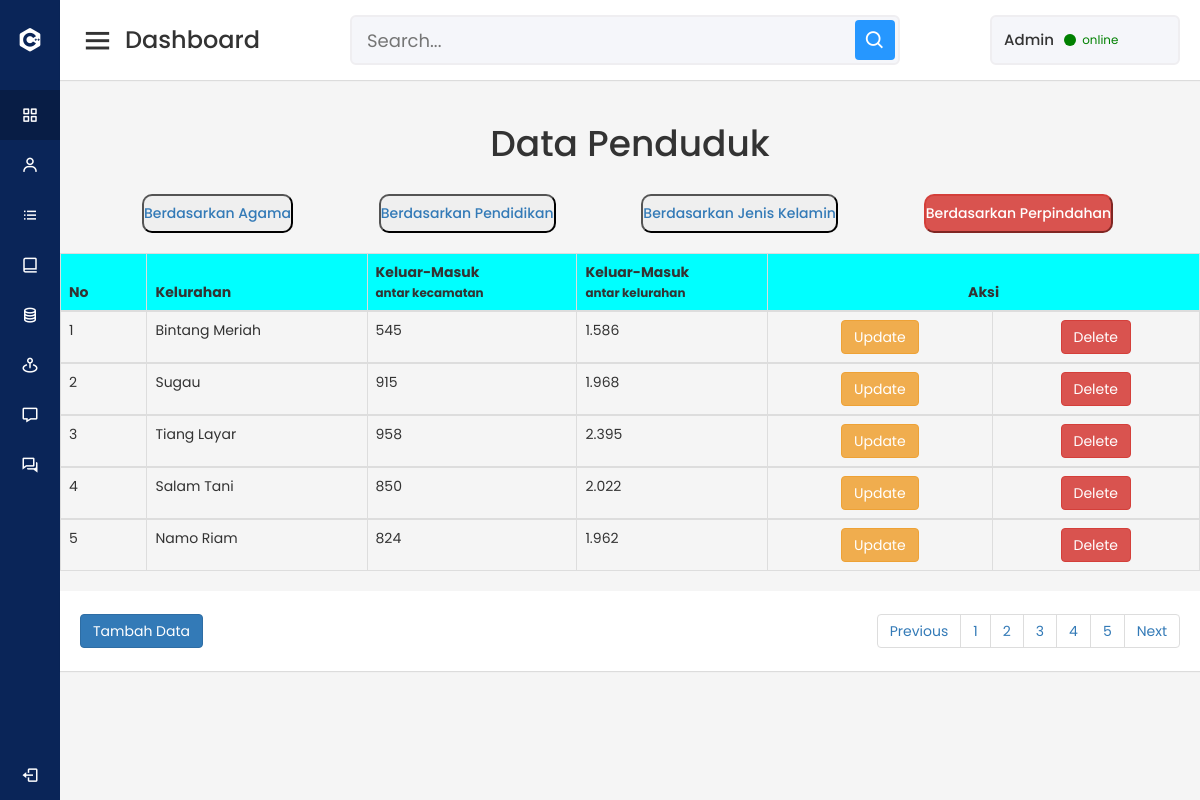
The page /Admin/menu/berd_perpindahan.php on the database its author committed.
### tables this page shows
CREATE TABLE IF NOT EXISTS `tbl_penduduk` (
`id_pddk` int(11) NOT NULL,
  `kelurahan` varchar(30) NOT NULL,
  `islam` varchar(25) NOT NULL,
  `kristen` varchar(25) NOT NULL,
  `khatolik` varchar(25) NOT NULL,
  `hindu` varchar(25) NOT NULL,
  `budha` varchar(25) NOT NULL,
  `konghuchu` varchar(25) NOT NULL,
  `laki_laki` varchar(25) NOT NULL,
  `perempuan` varchar(25) NOT NULL,
  `antar_kel` varchar(25) NOT NULL,
  `antar_kec` varchar(25) NOT NULL,
  `blm_sekolah` varchar(25) NOT NULL,
  `tk_paud` varchar(25) NOT NULL,
  `SD` varchar(25) NOT NULL,
  `SMP` varchar(25) NOT NULL,
  `SMA` varchar(25) NOT NULL,
  `diploma` varchar(25) NOT NULL,
  `sarjana` varchar(25) NOT NULL
);

### Admin/menu/berd_perpindahan.php (the view, shortened to what this page needs)
<?php
include "koneksi.php";
 ?>
<!DOCTYPE html>
<html lang="en" dir="ltr">
  <head>
    <link rel="stylesheet" href="../bootstrap/css/bootstrap.min.css">
    <link rel="stylesheet" href="../style.css">
    <link href='https://unpkg.com/boxicons@2.0.7/css/boxicons.min.css' rel='stylesheet'>
   </head>
<body>
<?php include "menu.php"; ?>
<section class="home-section">
<?php include "header.php"; ?>
  <div class="home-content">
    <center><h1>Data Penduduk</h1></center>
    <br>
    <a href="penduduk.php"><button style="margin-left: 82px; border-radius: 10px;">
    <h5>Berdasarkan Agama</h5></button></a>
    <a href="berd_pendidikan.php"><button style="margin-left: 82px; border-radius: 10px;">
    <h5>Berdasarkan Pendidikan</h5></button></a>
    <a href="berd_jk.php"><button style="margin-left: 82px; border-radius: 10px;" >
    <h5>Berdasarkan Jenis Kelamin</h5></button></a>
    <a href="berd_perpindahan.php"><button style="margin-left: 82px; border-radius: 10px;" class="btn-danger">
    <h5>Berdasarkan Perpindahan</h5></button></a>
    <br>
    <table class="table table-bordered table-hover">
        <br>
        <thead>
        <tr style="background-color: aqua;">
            <th>No</th>
            <th>Kelurahan</th>
            <th>Keluar-Masuk<br><small>antar kecamatan</small></th>
            <th>Keluar-Masuk<br><small>antar kelurahan</small></th>
            <th colspan='2' class="text-center">Aksi</th>
        </tr>
        </thead>
        <tbody>
            <?php
            $batas = 5;
            $halaman = isset($_GET['halaman'])?(int)$_GET['halaman'] : 1;
            $halaman_awal = ($halaman>1) ? ($halaman * $batas) - $batas : 0;
            $previous = $halaman - 1;
            $next = $halaman + 1;
            $data = mysqli_query($kon,"select * from tbl_penduduk order by id_pddk asc");
            $jumlah_data = mysqli_num_rows($data);
            $total_halaman = ceil($jumlah_data / $batas);
            $data_berita = mysqli_query($kon,"select * from tbl_penduduk order by id_pddk asc limit $halaman_awal, $batas");
            $no = $halaman_awal+1;
            while($data = mysqli_fetch_array($data_berita)){
            ?>
            <tr>
                <td width="15px"><?php echo $no++;?></td>
               <td width="15px"><?php echo $data["kelurahan"]; ?></td>
                <td width="80px"><?php echo $data["antar_kec"]; ?></td>
                <td width="80px"><?php echo $data["antar_kel"]; ?></td>
                <td width="80px">
                    <center> <a href="update_penduduk.php?id_pddk=<?php echo htmlspecialchars($data['id_pddk']); ?>" class="btn btn-warning" role="button">Update</a></td> </center>
                <td width="80px">
                    <center> <a href="<?php echo htmlspecialchars($_SERVER["PHP_SELF"]);?>?id_pddk=<?php echo $data['id_pddk']; ?>" class="btn btn-danger" role="button">Delete</a> </center>
                </td>
            </tr>
            </tbody>
            <?php
        }
        ?>
    </table>
    <nav>
    <a href="tambah_profil.php" class="btn btn-primary" role="button">Tambah Data</a>
      <ul class="pagination justify-content-right">
              <li class="page-item">
                <a class="page-link" <?php if($halaman > 1){ echo "href='?halaman=$previous'"; } ?> >Previous</a>
              </li>
              <?php
              for($x=1;$x<=$total_halaman;$x++){
                ?>
                <li class="page-item"><a class="page-link" href="?halaman=<?php echo $x ?>"><?php echo $x; ?></a></li>
                <?php
              }
              ?>
              <li class="page-item">
                <a  class="page-link" <?php if($halaman < $total_halaman) { echo "href='?halaman=$next'"; } ?>>Next</a>
              </li>
            </ul>
          </nav>
  </div>
</section>
</body>
</html>

### Admin/style.css (style rules this page uses)
* { margin: 0; padding: 0; box-sizing: border-box; font-family: 'Poppins', sans-serif; }
.home-section { position: relative; background: #f5f5f5; min-height: 100vh; width: calc(100% - 240px); left: 240px; transition: all 0.5s ease; }
.home-section nav { display: flex; justify-content: space-between; height: 80px; background: #fff; display: flex; align-items: center; position: fixed; width: calc(100% - 240px); left: 240px; z-index: 100; padding: 0 20px; box-shadow: 0 1px 1px rgba(0, 0, 0, 0.1); transition: all 0.5s ease; }
.home-section .home-content { position: relative; padding-top: 104px; }
@media (max-width: 1240px) { .home-section { width: calc(100% - 60px); left: 60px; } }
@media (max-width: 1240px) { .home-section nav { width: calc(100% - 60px); left: 60px; } }

### rows shown on the page
tbl_penduduk: kelurahan "Bintang Meriah", antar_kec "545", antar_kel "1.586"
tbl_penduduk: kelurahan "Sugau", antar_kec "915", antar_kel "1.968"
tbl_penduduk: kelurahan "Tiang Layar", antar_kec "958", antar_kel "2.395"
tbl_penduduk: kelurahan "Salam Tani", antar_kec "850", antar_kel "2.022"
tbl_penduduk: kelurahan "Namo Riam", antar_kec "824", antar_kel "1.962"
